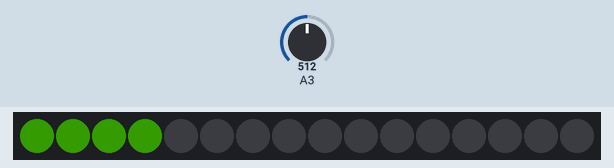
A sketch run on a simulated ATtiny85, built with avr-gcc and run on an emulated ATtiny85. Parts: 16 RGB LEDs in strip order, left to right. Inputs (shaded band) come from the test bench; at power-on: A3 = 512. Dim RGB values are drawn brighter than linear.

Above: at 1.2 s.
1.3 s: A3 set to 716
At 2.2 s:
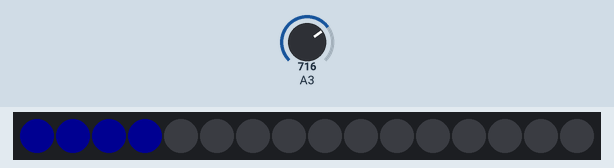
2.8 s: A3 set to 306
At 4.0 s:
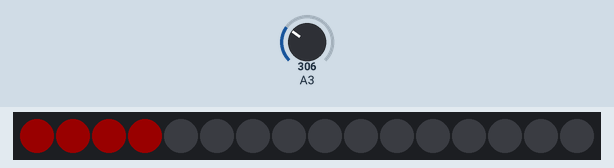
4.3 s: A3 set to 0
At 4.9 s:
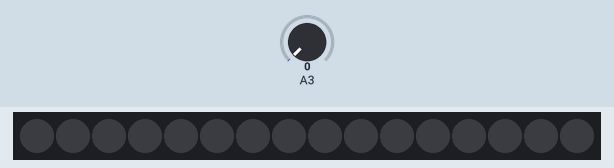
5.8 s: A3 set to 25
At 6.8 s:
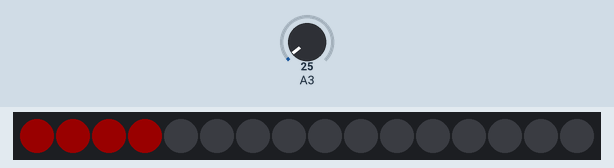
Timing chart, 0 to 8.3 s (numbered marks = the images above; inputs shaded):
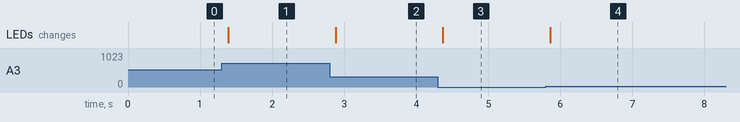

The sketch:

ATTiny85_NeoPixel.ino
```cpp
#include <Adafruit_NeoPixel.h>

#define PIN       0
#define sensPIN   PB3
#define NUMPIXELS 16

int delayval = 100;
long randNumer;
float Rref = 100000;
float const_A1 = 0.003354016;
float const_B1 = 0.0002460382;
float const_C1 = 0.000003405377;
float const_D1 = 0.000000103424;
float R, A, B, C, D, T;
int r = 0;
int g = 0;
int b = 0;

Adafruit_NeoPixel pixels = Adafruit_NeoPixel(NUMPIXELS, PIN, NEO_GRB + NEO_KHZ800);

void setup() {
  pixels.begin();
  pinMode(sensPIN,INPUT);
  for(int i=0;i<NUMPIXELS;i++)
  {
    pixels.setPixelColor(i, pixels.Color(r,g,b));
  }
}

void loop() {
  //Steinhart equation for T in Celsius from ADC value
  float X = analogRead(sensPIN);
  R = ((X/1023)*Rref/(1-(X/1023)));
  A = const_A1;
  B = const_B1 * log(R/Rref);
  C = const_C1 * pow(log(R/Rref), 2);
  D = const_D1 * pow(log(R/Rref), 3);
  T = 1/(A + B + C + D) - 273.15;
  r = 0;
  g = 0;
  b = 0;

  //Blue
  if (T < 25)
  {
    b = 25 - T;
    if (b < 0)
    {
      b = 0;
    }
  }


  //Green
  if (T < 20)
  {
    g = (T-10)*2.5;
  }
  if (T > 20)
  {
    g = 40 - (T-20)*2.5;
  }
  if (g < 0)
  {
    g = 0;
  }

  //Red
  if (T > 15)
  {
    r = T-15;
  }
  if (r > 25)
  {
    r = 25;
  }

  //Limit to 25
  if(b > 25)
  {
    b = 25;
  }
  if(r > 25)
  {
    r = 25;
  }

  //Update LEDs
  for(int i=0;i<4;i++)
  {
    pixels.setPixelColor(i, pixels.Color(r,g,b));
    pixels.show(); // This sends the updated pixel color to the hardware.
  }
  delay(delayval);
}
```

Measured:
- after the input at 1.3 s, the LEDs: change after 0.09 s (image 1)
- after the input at 2.8 s, the LEDs: change after 0.08 s (image 2)
- after the input at 4.3 s, the LEDs: change after 0.07 s (image 3)
- after the input at 5.8 s, the LEDs: change after 0.06 s (image 4)
